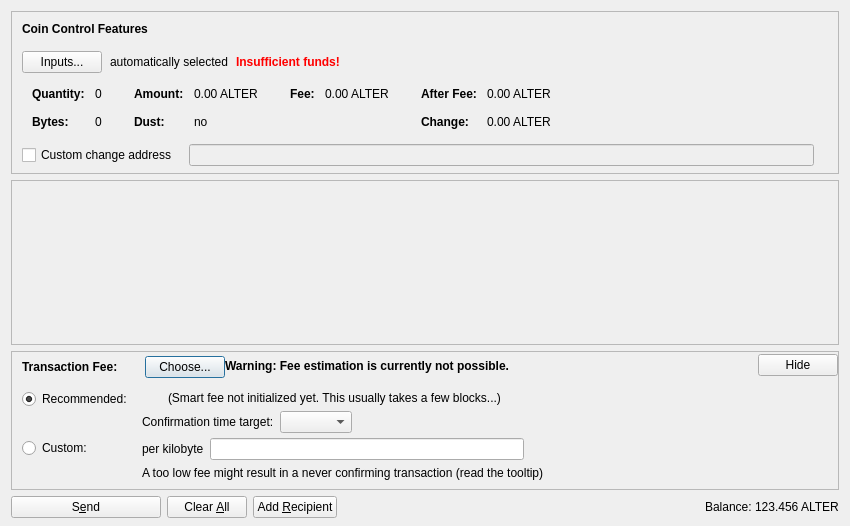
<?xml version="1.0" encoding="UTF-8"?>
<ui version="4.0">
 <class>SendCoinsDialog</class>
 <widget class="QDialog" name="SendCoinsDialog">
  <property name="geometry">
   <rect>
    <x>0</x>
    <y>0</y>
    <width>850</width>
    <height>526</height>
   </rect>
  </property>
  <property name="windowTitle">
   <string>Send Coins</string>
  </property>
  <layout class="QVBoxLayout" name="verticalLayout" stretch="0,1,0,0">
   <property name="bottomMargin">
    <number>8</number>
   </property>
   <item>
    <widget class="QFrame" name="frameCoinControl">
     <property name="sizePolicy">
      <sizepolicy hsizetype="Expanding" vsizetype="Expanding">
       <horstretch>0</horstretch>
       <verstretch>0</verstretch>
      </sizepolicy>
     </property>
     <property name="maximumSize">
      <size>
       <width>16777215</width>
       <height>16777215</height>
      </size>
     </property>
     <property name="frameShape">
      <enum>QFrame::StyledPanel</enum>
     </property>
     <property name="frameShadow">
      <enum>QFrame::Sunken</enum>
     </property>
     <layout class="QVBoxLayout" name="verticalLayoutCoinControl2">
      <property name="spacing">
       <number>0</number>
      </property>
      <property name="leftMargin">
       <number>0</number>
      </property>
      <property name="topMargin">
       <number>0</number>
      </property>
      <property name="rightMargin">
       <number>0</number>
      </property>
      <property name="bottomMargin">
       <number>6</number>
      </property>
      <item>
       <layout class="QVBoxLayout" name="verticalLayoutCoinControl" stretch="0,0,0,0,1">
        <property name="spacing">
         <number>0</number>
        </property>
        <property name="leftMargin">
         <number>10</number>
        </property>
        <property name="topMargin">
         <number>10</number>
        </property>
        <item>
         <layout class="QHBoxLayout" name="horizontalLayoutCoinControl1">
          <property name="bottomMargin">
           <number>15</number>
          </property>
          <item>
           <widget class="QLabel" name="labelCoinControlFeatures">
            <property name="sizePolicy">
             <sizepolicy hsizetype="Preferred" vsizetype="Maximum">
              <horstretch>0</horstretch>
              <verstretch>0</verstretch>
             </sizepolicy>
            </property>
            <property name="font">
             <font>
              <weight>75</weight>
              <bold>true</bold>
             </font>
            </property>
            <property name="styleSheet">
             <string notr="true">font-weight:bold;</string>
            </property>
            <property name="text">
             <string>Coin Control Features</string>
            </property>
           </widget>
          </item>
         </layout>
        </item>
        <item>
         <layout class="QHBoxLayout" name="horizontalLayoutCoinControl2" stretch="0,0,0,0">
          <property name="spacing">
           <number>8</number>
          </property>
          <property name="bottomMargin">
           <number>10</number>
          </property>
          <item>
           <widget class="QPushButton" name="pushButtonCoinControl">
            <property name="styleSheet">
             <string notr="true"/>
            </property>
            <property name="text">
             <string>Inputs...</string>
            </property>
            <property name="autoDefault">
             <bool>false</bool>
            </property>
           </widget>
          </item>
          <item>
           <widget class="QLabel" name="labelCoinControlAutomaticallySelected">
            <property name="text">
             <string>automatically selected</string>
            </property>
            <property name="margin">
             <number>5</number>
            </property>
           </widget>
          </item>
          <item>
           <widget class="QLabel" name="labelCoinControlInsuffFunds">
            <property name="font">
             <font>
              <weight>75</weight>
              <bold>true</bold>
             </font>
            </property>
            <property name="styleSheet">
             <string notr="true">color:red;font-weight:bold;</string>
            </property>
            <property name="text">
             <string>Insufficient funds!</string>
            </property>
            <property name="margin">
             <number>5</number>
            </property>
           </widget>
          </item>
          <item>
           <spacer name="horizontalSpacerCoinControl">
            <property name="orientation">
             <enum>Qt::Horizontal</enum>
            </property>
            <property name="sizeHint" stdset="0">
             <size>
              <width>40</width>
              <height>1</height>
             </size>
            </property>
           </spacer>
          </item>
         </layout>
        </item>
        <item>
         <widget class="QWidget" name="widgetCoinControl" native="true">
          <property name="sizePolicy">
           <sizepolicy hsizetype="Preferred" vsizetype="Preferred">
            <horstretch>0</horstretch>
            <verstretch>0</verstretch>
           </sizepolicy>
          </property>
          <property name="minimumSize">
           <size>
            <width>0</width>
            <height>0</height>
           </size>
          </property>
          <property name="styleSheet">
           <string notr="true"/>
          </property>
          <layout class="QHBoxLayout" name="horizontalLayoutCoinControl5">
           <property name="leftMargin">
            <number>0</number>
           </property>
           <property name="topMargin">
            <number>0</number>
           </property>
           <property name="rightMargin">
            <number>0</number>
           </property>
           <property name="bottomMargin">
            <number>0</number>
           </property>
           <item>
            <layout class="QHBoxLayout" name="horizontalLayoutCoinControl3" stretch="0,0,0,1">
             <property name="spacing">
              <number>20</number>
             </property>
             <property name="topMargin">
              <number>0</number>
             </property>
             <property name="bottomMargin">
              <number>10</number>
             </property>
             <item>
              <layout class="QFormLayout" name="formLayoutCoinControl1">
               <property name="horizontalSpacing">
                <number>10</number>
               </property>
               <property name="verticalSpacing">
                <number>14</number>
               </property>
               <property name="leftMargin">
                <number>10</number>
               </property>
               <property name="topMargin">
                <number>4</number>
               </property>
               <property name="rightMargin">
                <number>6</number>
               </property>
               <item row="0" column="0">
                <widget class="QLabel" name="labelCoinControlQuantityText">
                 <property name="font">
                  <font>
                   <weight>75</weight>
                   <bold>true</bold>
                  </font>
                 </property>
                 <property name="text">
                  <string>Quantity:</string>
                 </property>
                 <property name="margin">
                  <number>0</number>
                 </property>
                </widget>
               </item>
               <item row="0" column="1">
                <widget class="QLabel" name="labelCoinControlQuantity">
                 <property name="cursor">
                  <cursorShape>IBeamCursor</cursorShape>
                 </property>
                 <property name="contextMenuPolicy">
                  <enum>Qt::ActionsContextMenu</enum>
                 </property>
                 <property name="text">
                  <string notr="true">0</string>
                 </property>
                 <property name="margin">
                  <number>0</number>
                 </property>
                 <property name="textInteractionFlags">
                  <set>Qt::LinksAccessibleByMouse|Qt::TextSelectableByKeyboard|Qt::TextSelectableByMouse</set>
                 </property>
                </widget>
               </item>
               <item row="1" column="0">
                <widget class="QLabel" name="labelCoinControlBytesText">
                 <property name="font">
                  <font>
                   <weight>75</weight>
                   <bold>true</bold>
                  </font>
                 </property>
                 <property name="text">
                  <string>Bytes:</string>
                 </property>
                </widget>
               </item>
               <item row="1" column="1">
                <widget class="QLabel" name="labelCoinControlBytes">
                 <property name="cursor">
                  <cursorShape>IBeamCursor</cursorShape>
                 </property>
                 <property name="contextMenuPolicy">
                  <enum>Qt::ActionsContextMenu</enum>
                 </property>
                 <property name="text">
                  <string notr="true">0</string>
                 </property>
                 <property name="textInteractionFlags">
                  <set>Qt::LinksAccessibleByMouse|Qt::TextSelectableByKeyboard|Qt::TextSelectableByMouse</set>
                 </property>
                </widget>
               </item>
              </layout>
             </item>
             <item>
              <layout class="QFormLayout" name="formLayoutCoinControl2">
               <property name="horizontalSpacing">
                <number>10</number>
               </property>
               <property name="verticalSpacing">
                <number>14</number>
               </property>
               <property name="leftMargin">
                <number>6</number>
               </property>
               <property name="topMargin">
                <number>4</number>
               </property>
               <property name="rightMargin">
                <number>6</number>
               </property>
               <item row="0" column="0">
                <widget class="QLabel" name="labelCoinControlAmountText">
                 <property name="font">
                  <font>
                   <weight>75</weight>
                   <bold>true</bold>
                  </font>
                 </property>
                 <property name="text">
                  <string>Amount:</string>
                 </property>
                 <property name="margin">
                  <number>0</number>
                 </property>
                </widget>
               </item>
               <item row="0" column="1">
                <widget class="QLabel" name="labelCoinControlAmount">
                 <property name="cursor">
                  <cursorShape>IBeamCursor</cursorShape>
                 </property>
                 <property name="contextMenuPolicy">
                  <enum>Qt::ActionsContextMenu</enum>
                 </property>
                 <property name="text">
                  <string notr="true">0.00 ALTER</string>
                 </property>
                 <property name="textInteractionFlags">
                  <set>Qt::LinksAccessibleByMouse|Qt::TextSelectableByKeyboard|Qt::TextSelectableByMouse</set>
                 </property>
                </widget>
               </item>
               <item row="1" column="0">
                <widget class="QLabel" name="labelCoinControlLowOutputText">
                 <property name="font">
                  <font>
                   <weight>75</weight>
                   <bold>true</bold>
                  </font>
                 </property>
                 <property name="text">
                  <string>Dust:</string>
                 </property>
                </widget>
               </item>
               <item row="1" column="1">
                <widget class="QLabel" name="labelCoinControlLowOutput">
                 <property name="cursor">
                  <cursorShape>IBeamCursor</cursorShape>
                 </property>
                 <property name="contextMenuPolicy">
                  <enum>Qt::ActionsContextMenu</enum>
                 </property>
                 <property name="text">
                  <string notr="true">no</string>
                 </property>
                 <property name="textInteractionFlags">
                  <set>Qt::LinksAccessibleByMouse|Qt::TextSelectableByKeyboard|Qt::TextSelectableByMouse</set>
                 </property>
                </widget>
               </item>
              </layout>
             </item>
             <item>
              <layout class="QFormLayout" name="formLayoutCoinControl3">
               <property name="horizontalSpacing">
                <number>10</number>
               </property>
               <property name="verticalSpacing">
                <number>14</number>
               </property>
               <property name="leftMargin">
                <number>6</number>
               </property>
               <property name="topMargin">
                <number>4</number>
               </property>
               <property name="rightMargin">
                <number>6</number>
               </property>
               <item row="0" column="0">
                <widget class="QLabel" name="labelCoinControlFeeText">
                 <property name="font">
                  <font>
                   <weight>75</weight>
                   <bold>true</bold>
                  </font>
                 </property>
                 <property name="text">
                  <string>Fee:</string>
                 </property>
                 <property name="margin">
                  <number>0</number>
                 </property>
                </widget>
               </item>
               <item row="0" column="1">
                <widget class="QLabel" name="labelCoinControlFee">
                 <property name="cursor">
                  <cursorShape>IBeamCursor</cursorShape>
                 </property>
                 <property name="contextMenuPolicy">
                  <enum>Qt::ActionsContextMenu</enum>
                 </property>
                 <property name="text">
                  <string notr="true">0.00 ALTER</string>
                 </property>
                 <property name="textInteractionFlags">
                  <set>Qt::LinksAccessibleByMouse|Qt::TextSelectableByKeyboard|Qt::TextSelectableByMouse</set>
                 </property>
                </widget>
               </item>
              </layout>
             </item>
             <item>
              <layout class="QFormLayout" name="formLayoutCoinControl4">
               <property name="horizontalSpacing">
                <number>10</number>
               </property>
               <property name="verticalSpacing">
                <number>14</number>
               </property>
               <property name="leftMargin">
                <number>6</number>
               </property>
               <property name="topMargin">
                <number>4</number>
               </property>
               <property name="rightMargin">
                <number>6</number>
               </property>
               <item row="0" column="0">
                <widget class="QLabel" name="labelCoinControlAfterFeeText">
                 <property name="font">
                  <font>
                   <weight>75</weight>
                   <bold>true</bold>
                  </font>
                 </property>
                 <property name="text">
                  <string>After Fee:</string>
                 </property>
                 <property name="margin">
                  <number>0</number>
                 </property>
                </widget>
               </item>
               <item row="0" column="1">
                <widget class="QLabel" name="labelCoinControlAfterFee">
                 <property name="cursor">
                  <cursorShape>IBeamCursor</cursorShape>
                 </property>
                 <property name="contextMenuPolicy">
                  <enum>Qt::ActionsContextMenu</enum>
                 </property>
                 <property name="text">
                  <string notr="true">0.00 ALTER</string>
                 </property>
                 <property name="textInteractionFlags">
                  <set>Qt::LinksAccessibleByMouse|Qt::TextSelectableByKeyboard|Qt::TextSelectableByMouse</set>
                 </property>
                </widget>
               </item>
               <item row="1" column="0">
                <widget class="QLabel" name="labelCoinControlChangeText">
                 <property name="font">
                  <font>
                   <weight>75</weight>
                   <bold>true</bold>
                  </font>
                 </property>
                 <property name="text">
                  <string>Change:</string>
                 </property>
                </widget>
               </item>
               <item row="1" column="1">
                <widget class="QLabel" name="labelCoinControlChange">
                 <property name="cursor">
                  <cursorShape>IBeamCursor</cursorShape>
                 </property>
                 <property name="contextMenuPolicy">
                  <enum>Qt::ActionsContextMenu</enum>
                 </property>
                 <property name="text">
                  <string notr="true">0.00 ALTER</string>
                 </property>
                 <property name="textInteractionFlags">
                  <set>Qt::LinksAccessibleByMouse|Qt::TextSelectableByKeyboard|Qt::TextSelectableByMouse</set>
                 </property>
                </widget>
               </item>
              </layout>
             </item>
            </layout>
           </item>
          </layout>
         </widget>
        </item>
        <item>
         <layout class="QHBoxLayout" name="horizontalLayoutCoinControl4" stretch="0,0,0">
          <property name="spacing">
           <number>12</number>
          </property>
          <property name="sizeConstraint">
           <enum>QLayout::SetDefaultConstraint</enum>
          </property>
          <property name="topMargin">
           <number>5</number>
          </property>
          <property name="rightMargin">
           <number>5</number>
          </property>
          <item>
           <widget class="QCheckBox" name="checkBoxCoinControlChange">
            <property name="toolTip">
             <string>If this is activated, but the change address is empty or invalid, change will be sent to a newly generated address.</string>
            </property>
            <property name="text">
             <string>Custom change address</string>
            </property>
           </widget>
          </item>
          <item>
           <widget class="QValidatedLineEdit" name="lineEditCoinControlChange">
            <property name="enabled">
             <bool>false</bool>
            </property>
            <property name="sizePolicy">
             <sizepolicy hsizetype="Expanding" vsizetype="Fixed">
              <horstretch>0</horstretch>
              <verstretch>0</verstretch>
             </sizepolicy>
            </property>
           </widget>
          </item>
          <item>
           <widget class="QLabel" name="labelCoinControlChangeLabel">
            <property name="sizePolicy">
             <sizepolicy hsizetype="Preferred" vsizetype="Expanding">
              <horstretch>0</horstretch>
              <verstretch>0</verstretch>
             </sizepolicy>
            </property>
            <property name="minimumSize">
             <size>
              <width>0</width>
              <height>0</height>
             </size>
            </property>
            <property name="text">
             <string/>
            </property>
            <property name="margin">
             <number>3</number>
            </property>
           </widget>
          </item>
         </layout>
        </item>
        <item>
         <spacer name="verticalSpacerCoinControl">
          <property name="orientation">
           <enum>Qt::Vertical</enum>
          </property>
          <property name="sizeHint" stdset="0">
           <size>
            <width>800</width>
            <height>1</height>
           </size>
          </property>
         </spacer>
        </item>
       </layout>
      </item>
     </layout>
    </widget>
   </item>
   <item>
    <widget class="QScrollArea" name="scrollArea">
     <property name="widgetResizable">
      <bool>true</bool>
     </property>
     <widget class="QWidget" name="scrollAreaWidgetContents">
      <property name="geometry">
       <rect>
        <x>0</x>
        <y>0</y>
        <width>830</width>
        <height>104</height>
       </rect>
      </property>
      <layout class="QVBoxLayout" name="verticalLayout_2" stretch="0,1">
       <property name="leftMargin">
        <number>0</number>
       </property>
       <property name="topMargin">
        <number>0</number>
       </property>
       <property name="rightMargin">
        <number>0</number>
       </property>
       <property name="bottomMargin">
        <number>0</number>
       </property>
       <item>
        <layout class="QVBoxLayout" name="entries">
         <property name="spacing">
          <number>6</number>
         </property>
        </layout>
       </item>
       <item>
        <spacer name="verticalSpacer">
         <property name="orientation">
          <enum>Qt::Vertical</enum>
         </property>
         <property name="sizeHint" stdset="0">
          <size>
           <width>20</width>
           <height>40</height>
          </size>
         </property>
        </spacer>
       </item>
      </layout>
     </widget>
    </widget>
   </item>
   <item>
    <widget class="QFrame" name="frameFee">
     <property name="sizePolicy">
      <sizepolicy hsizetype="Expanding" vsizetype="Expanding">
       <horstretch>0</horstretch>
       <verstretch>0</verstretch>
      </sizepolicy>
     </property>
     <property name="maximumSize">
      <size>
       <width>16777215</width>
       <height>16777215</height>
      </size>
     </property>
     <property name="frameShape">
      <enum>QFrame::StyledPanel</enum>
     </property>
     <property name="frameShadow">
      <enum>QFrame::Sunken</enum>
     </property>
     <layout class="QVBoxLayout" name="verticalLayoutFee1">
      <property name="spacing">
       <number>0</number>
      </property>
      <property name="leftMargin">
       <number>0</number>
      </property>
      <property name="topMargin">
       <number>0</number>
      </property>
      <property name="rightMargin">
       <number>0</number>
      </property>
      <property name="bottomMargin">
       <number>0</number>
      </property>
      <item>
       <layout class="QVBoxLayout" name="verticalLayoutFee2" stretch="0,0,0">
        <property name="spacing">
         <number>0</number>
        </property>
        <property name="leftMargin">
         <number>10</number>
        </property>
        <property name="topMargin">
         <number>0</number>
        </property>
        <item>
         <layout class="QHBoxLayout" name="horizontalLayoutFee1">
          <property name="bottomMargin">
           <number>0</number>
          </property>
          <item>
           <layout class="QVBoxLayout" name="verticalLayoutFee7">
            <property name="spacing">
             <number>0</number>
            </property>
            <item>
             <spacer name="verticalSpacerSmartFee">
              <property name="orientation">
               <enum>Qt::Vertical</enum>
              </property>
              <property name="sizeType">
               <enum>QSizePolicy::Fixed</enum>
              </property>
              <property name="sizeHint" stdset="0">
               <size>
                <width>1</width>
                <height>4</height>
               </size>
              </property>
             </spacer>
            </item>
            <item>
             <layout class="QHBoxLayout" name="horizontalLayoutSmartFee">
              <property name="spacing">
               <number>10</number>
              </property>
              <item>
               <widget class="QLabel" name="labelFeeHeadline">
                <property name="sizePolicy">
                 <sizepolicy hsizetype="Preferred" vsizetype="Maximum">
                  <horstretch>0</horstretch>
                  <verstretch>0</verstretch>
                 </sizepolicy>
                </property>
                <property name="font">
                 <font>
                  <weight>75</weight>
                  <bold>true</bold>
                 </font>
                </property>
                <property name="styleSheet">
                 <string notr="true">font-weight:bold;</string>
                </property>
                <property name="text">
                 <string>Transaction Fee:</string>
                </property>
               </widget>
              </item>
              <item>
               <widget class="QLabel" name="labelFeeMinimized">
                <property name="text">
                 <string/>
                </property>
               </widget>
              </item>
              <item>
               <widget class="QPushButton" name="buttonChooseFee">
                <property name="text">
                 <string>Choose...</string>
                </property>
               </widget>
              </item>
             </layout>
            </item>
            <item>
             <spacer name="verticalSpacer_5">
              <property name="orientation">
               <enum>Qt::Vertical</enum>
              </property>
              <property name="sizeHint" stdset="0">
               <size>
                <width>1</width>
                <height>1</height>
               </size>
              </property>
             </spacer>
            </item>
           </layout>
          </item>
          <item>
           <widget class="QLabel" name="fallbackFeeWarningLabel">
            <property name="toolTip">
             <string>Using the fallbackfee can result in sending a transaction that will take several hours or days (or never) to confirm. Consider choosing your fee manually or wait until you have validated the complete chain.</string>
            </property>
            <property name="font">
            <font>
                <weight>75</weight>
                <bold>true</bold>
            </font>
            </property>
            <property name="text">
             <string>Warning: Fee estimation is currently not possible.</string>
            </property>
            <property name="wordWrap">
             <bool>false</bool>
            </property>
           </widget>
          </item>
          <item>
           <spacer name="horizontalSpacer_4">
            <property name="orientation">
             <enum>Qt::Horizontal</enum>
            </property>
            <property name="sizeType">
             <enum>QSizePolicy::MinimumExpanding</enum>
            </property>
            <property name="sizeHint" stdset="0">
             <size>
              <width>40</width>
              <height>20</height>
             </size>
            </property>
           </spacer>
          </item>
          <item>
           <widget class="QPushButton" name="buttonMinimizeFee">
            <property name="toolTip">
             <string>collapse fee-settings</string>
            </property>
            <property name="text">
             <string>Hide</string>
            </property>
           </widget>
          </item>
         </layout>
        </item>
        <item>
         <widget class="QFrame" name="frameFeeSelection">
          <layout class="QVBoxLayout" name="verticalLayoutFee12">
           <property name="spacing">
            <number>0</number>
           </property>
           <property name="leftMargin">
            <number>0</number>
           </property>
           <property name="topMargin">
            <number>0</number>
           </property>
           <property name="rightMargin">
            <number>0</number>
           </property>
           <property name="bottomMargin">
            <number>0</number>
           </property>
           <item>
            <layout class="QGridLayout" name="gridLayoutFee">
             <property name="topMargin">
              <number>10</number>
             </property>
             <property name="bottomMargin">
              <number>4</number>
             </property>
             <property name="horizontalSpacing">
              <number>10</number>
             </property>
             <property name="verticalSpacing">
              <number>4</number>
             </property>
             <item row="1" column="1">
              <layout class="QVBoxLayout" name="verticalLayoutFee8">
               <property name="spacing">
                <number>6</number>
               </property>
               <item>
                <layout class="QHBoxLayout" name="horizontalLayoutFee13">
                 <item>
                  <widget class="QLabel" name="labelCustomPerKilobyte">
                   <property name="toolTip">
                    <string>Specify a custom fee per kB (1,000 bytes) of the transaction's virtual size.

Note:  Since the fee is calculated on a per-byte basis, a fee of "100 satoshis per kB" for a transaction size of 500 bytes (half of 1 kB) would ultimately yield a fee of only 50 satoshis.</string>
                   </property>
                   <property name="text">
                    <string>per kilobyte</string>
                   </property>
                  </widget>
                 </item>
                 <item>
                  <widget class="BitcoinAmountField" name="customFee"/>
                 </item>
                 <item>
                  <spacer name="horizontalSpacer_6">
                   <property name="orientation">
                    <enum>Qt::Horizontal</enum>
                   </property>
                   <property name="sizeHint" stdset="0">
                    <size>
                     <width>1</width>
                     <height>1</height>
                    </size>
                   </property>
                  </spacer>
                 </item>
                </layout>
               </item>
               <item>
                <layout class="QHBoxLayout" name="horizontalLayoutFee8">
                 <item>
                  <widget class="QLabel" name="labelCustomFeeWarning">
                   <property name="enabled">
                    <bool>true</bool>
                   </property>
                   <property name="toolTip">
                    <string>When there is less transaction volume than space in the blocks, miners as well as relaying nodes may enforce a minimum fee. Paying only this minimum fee is just fine, but be aware that this can result in a never confirming transaction once there is more demand for altercoin transactions than the network can process.</string>
                   </property>
                   <property name="text">
                    <string>A too low fee might result in a never confirming transaction (read the tooltip)</string>
                   </property>
                  </widget>
                 </item>
                 <item>
                  <spacer name="horizontalSpacer_2">
                   <property name="orientation">
                    <enum>Qt::Horizontal</enum>
                   </property>
                   <property name="sizeHint" stdset="0">
                    <size>
                     <width>1</width>
                     <height>1</height>
                    </size>
                   </property>
                  </spacer>
                 </item>
                </layout>
               </item>
              </layout>
             </item>
             <item row="0" column="0">
              <layout class="QVBoxLayout" name="verticalLayoutFee4" stretch="0,1">
               <item>
                <widget class="QRadioButton" name="radioSmartFee">
                 <property name="text">
                  <string>Recommended:</string>
                 </property>
                 <property name="checked">
                  <bool>true</bool>
                 </property>
                 <attribute name="buttonGroup">
                  <string notr="true">groupFee</string>
                 </attribute>
                </widget>
               </item>
               <item>
                <spacer name="verticalSpacer_2">
                 <property name="orientation">
                  <enum>Qt::Vertical</enum>
                 </property>
                 <property name="sizeHint" stdset="0">
                  <size>
                   <width>1</width>
                   <height>1</height>
                  </size>
                 </property>
                </spacer>
               </item>
              </layout>
             </item>
             <item row="1" column="0">
              <layout class="QVBoxLayout" name="verticalLayoutFee9" stretch="0,1">
               <item>
                <widget class="QRadioButton" name="radioCustomFee">
                 <property name="text">
                  <string>Custom:</string>
                 </property>
                 <attribute name="buttonGroup">
                  <string notr="true">groupFee</string>
                 </attribute>
                </widget>
               </item>
               <item>
                <spacer name="verticalSpacer_6">
                 <property name="orientation">
                  <enum>Qt::Vertical</enum>
                 </property>
                 <property name="sizeHint" stdset="0">
                  <size>
                   <width>1</width>
                   <height>1</height>
                  </size>
                 </property>
                </spacer>
               </item>
              </layout>
             </item>
             <item row="0" column="1">
              <layout class="QVBoxLayout" name="verticalLayoutFee3" stretch="0,0,1">
               <property name="spacing">
                <number>6</number>
               </property>
               <property name="topMargin">
                <number>2</number>
               </property>
               <item>
                <layout class="QHBoxLayout" name="horizontalLayoutFee12">
                 <item>
                  <widget class="QLabel" name="labelSmartFee">
                   <property name="text">
                    <string/>
                   </property>
                  </widget>
                 </item>
                 <item>
                  <widget class="QLabel" name="labelFeeEstimation">
                   <property name="text">
                    <string/>
                   </property>
                  </widget>
                 </item>
                 <item>
                  <widget class="QLabel" name="labelSmartFee2">
                   <property name="text">
                    <string>(Smart fee not initialized yet. This usually takes a few blocks...)</string>
                   </property>
                  </widget>
                 </item>
                 <item>
                  <spacer name="horizontalSpacer_5">
                   <property name="orientation">
                    <enum>Qt::Horizontal</enum>
                   </property>
                   <property name="sizeHint" stdset="0">
                    <size>
                     <width>1</width>
                     <height>1</height>
                    </size>
                   </property>
                  </spacer>
                 </item>
                </layout>
               </item>
               <item>
                <layout class="QHBoxLayout" name="horizontalLayoutFee9">
                 <item>
                  <layout class="QVBoxLayout" name="verticalLayoutFee6">
                   <item>
                    <widget class="QLabel" name="labelSmartFee3">
                     <property name="text">
                      <string>Confirmation time target:</string>
                     </property>
                    </widget>
                   </item>
                  </layout>
                 </item>
                 <item>
                  <layout class="QVBoxLayout" name="verticalLayoutFee5">
                   <property name="rightMargin">
                    <number>30</number>
                   </property>
                   <item>
                    <layout class="QHBoxLayout" name="horizontalLayoutConfTarget">
                     <property name="bottomMargin">
                      <number>0</number>
                     </property>
                     <item>
                      <widget class="QComboBox" name="confTargetSelector"/>
                     </item>
                     <item>
                      <spacer name="horizontalSpacerConfTarget">
                       <property name="orientation">
                        <enum>Qt::Horizontal</enum>
                       </property>
                       <property name="sizeHint" stdset="0">
                        <size>
                         <width>40</width>
                         <height>20</height>
                        </size>
                       </property>
                      </spacer>
                     </item>
                    </layout>
                   </item>
                  </layout>
                 </item>
                </layout>
               </item>
               <item>
                <spacer name="verticalSpacer_4">
                 <property name="orientation">
                  <enum>Qt::Vertical</enum>
                 </property>
                 <property name="sizeHint" stdset="0">
                  <size>
                   <width>1</width>
                   <height>1</height>
                  </size>
                 </property>
                </spacer>
               </item>
              </layout>
             </item>
            </layout>
           </item>
          </layout>
         </widget>
        </item>
        <item>
         <spacer name="verticalSpacerFee">
          <property name="orientation">
           <enum>Qt::Vertical</enum>
          </property>
          <property name="sizeHint" stdset="0">
           <size>
            <width>40</width>
            <height>5</height>
           </size>
          </property>
         </spacer>
        </item>
       </layout>
      </item>
     </layout>
    </widget>
   </item>
   <item>
    <layout class="QHBoxLayout" name="horizontalLayout">
     <item>
      <widget class="QPushButton" name="sendButton">
       <property name="minimumSize">
        <size>
         <width>150</width>
         <height>0</height>
        </size>
       </property>
       <property name="toolTip">
        <string>Confirm the send action</string>
       </property>
       <property name="text">
        <string>S&amp;end</string>
       </property>
       <property name="icon">
        <iconset resource="../bitcoin.qrc">
         <normaloff>:/icons/send</normaloff>:/icons/send</iconset>
       </property>
       <property name="autoDefault">
        <bool>false</bool>
       </property>
       <property name="default">
        <bool>false</bool>
       </property>
      </widget>
     </item>
     <item>
      <widget class="QPushButton" name="clearButton">
       <property name="sizePolicy">
        <sizepolicy hsizetype="Minimum" vsizetype="Fixed">
         <horstretch>0</horstretch>
         <verstretch>0</verstretch>
        </sizepolicy>
       </property>
       <property name="toolTip">
        <string>Clear all fields of the form.</string>
       </property>
       <property name="text">
        <string>Clear &amp;All</string>
       </property>
       <property name="icon">
        <iconset resource="../bitcoin.qrc">
         <normaloff>:/icons/remove</normaloff>:/icons/remove</iconset>
       </property>
       <property name="autoDefault">
        <bool>false</bool>
       </property>
      </widget>
     </item>
     <item>
      <widget class="QPushButton" name="addButton">
       <property name="toolTip">
        <string>Send to multiple recipients at once</string>
       </property>
       <property name="text">
        <string>Add &amp;Recipient</string>
       </property>
       <property name="icon">
        <iconset resource="../bitcoin.qrc">
         <normaloff>:/icons/add</normaloff>:/icons/add</iconset>
       </property>
       <property name="autoDefault">
        <bool>false</bool>
       </property>
      </widget>
     </item>
     <item>
      <spacer name="horizontalSpacer">
       <property name="orientation">
        <enum>Qt::Horizontal</enum>
       </property>
       <property name="sizeHint" stdset="0">
        <size>
         <width>40</width>
         <height>20</height>
        </size>
       </property>
      </spacer>
     </item>
     <item>
      <layout class="QHBoxLayout" name="horizontalLayout_2">
       <property name="spacing">
        <number>3</number>
       </property>
       <item>
        <widget class="QLabel" name="label">
         <property name="sizePolicy">
          <sizepolicy hsizetype="Preferred" vsizetype="Fixed">
           <horstretch>0</horstretch>
           <verstretch>0</verstretch>
          </sizepolicy>
         </property>
         <property name="text">
          <string>Balance:</string>
         </property>
        </widget>
       </item>
       <item>
        <widget class="QLabel" name="labelBalance">
         <property name="sizePolicy">
          <sizepolicy hsizetype="Preferred" vsizetype="Fixed">
           <horstretch>0</horstretch>
           <verstretch>0</verstretch>
          </sizepolicy>
         </property>
         <property name="cursor">
          <cursorShape>IBeamCursor</cursorShape>
         </property>
         <property name="text">
          <string notr="true">123.456 ALTER</string>
         </property>
         <property name="textInteractionFlags">
          <set>Qt::LinksAccessibleByMouse|Qt::TextSelectableByKeyboard|Qt::TextSelectableByMouse</set>
         </property>
        </widget>
       </item>
      </layout>
     </item>
    </layout>
   </item>
  </layout>
 </widget>
 <customwidgets>
  <customwidget>
   <class>QValidatedLineEdit</class>
   <extends>QLineEdit</extends>
   <header>qt/qvalidatedlineedit.h</header>
  </customwidget>
  <customwidget>
   <class>BitcoinAmountField</class>
   <extends>QLineEdit</extends>
   <header>qt/bitcoinamountfield.h</header>
   <container>1</container>
  </customwidget>
 </customwidgets>
 <resources>
  <include location="../bitcoin.qrc"/>
 </resources>
 <connections/>
 <buttongroups>
  <buttongroup name="groupFee"/>
 </buttongroups>
</ui>
